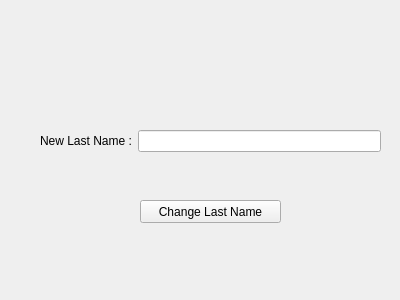
<?xml version="1.0" encoding="UTF-8"?>
<ui version="4.0">
 <class>Form</class>
 <widget class="QWidget" name="Form">
  <property name="geometry">
   <rect>
    <x>0</x>
    <y>0</y>
    <width>400</width>
    <height>300</height>
   </rect>
  </property>
  <property name="windowTitle">
   <string>Form</string>
  </property>
  <widget class="QPushButton" name="ChangeLastNameBtn">
   <property name="geometry">
    <rect>
     <x>140</x>
     <y>200</y>
     <width>141</width>
     <height>23</height>
    </rect>
   </property>
   <property name="text">
    <string>Change Last Name</string>
   </property>
  </widget>
  <widget class="QWidget" name="formLayoutWidget">
   <property name="geometry">
    <rect>
     <x>40</x>
     <y>130</y>
     <width>341</width>
     <height>31</height>
    </rect>
   </property>
   <layout class="QFormLayout" name="formLayout">
    <item row="0" column="0">
     <widget class="QLabel" name="label">
      <property name="text">
       <string>New Last Name :</string>
      </property>
     </widget>
    </item>
    <item row="0" column="1">
     <widget class="QLineEdit" name="change_Driver_LastName_Label"/>
    </item>
   </layout>
  </widget>
 </widget>
 <resources/>
 <connections/>
</ui>
